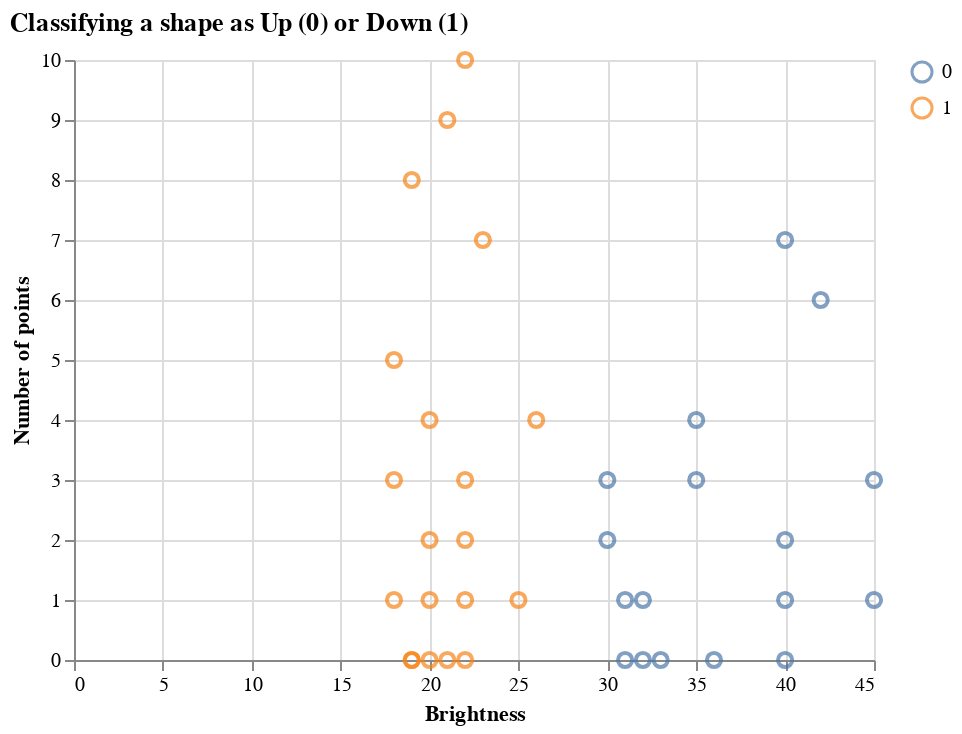

Write notebook code for a chart like this one.
### Markdown cell above
- We clearly have some intuition about which point belongs to which group. 
- But let's try to quantify this (again, so it's easier to understand what Machine Learning is)

### Code cell
chart_trial

### Figure 1 — Vega-Lite specification as saved in the notebook (floating-point values rounded to 4 significant figures)
{"config": {"view": {"continuousWidth": 400, "continuousHeight": 300}, "title": {"anchor": "start"}}, "data": {"name": "data-6178a1bb67ad3b410e7b960d8294f685"}, "mark": {"type": "point", "size": 50}, "encoding": {"color": {"field": "up_down", "title": "", "type": "nominal"}, "x": {"field": "brightness", "title": "Brightness", "type": "quantitative"}, "y": {"field": "points", "title": "Number of points", "type": "quantitative"}}, "title": "Classifying a shape as Up (0) or Down (1)", "$schema": "https://vega.github.io/schema/vega-lite/v4.17.0.json", "datasets": {"data-6178a1bb67ad3b410e7b960d8294f685": [{"brightness": 19, "points": 0, "curve": 0, "up_down": 1}, {"brightness": 20, "points": 0, "curve": 0, "up_down": 1}, {"brightness": 21, "points": 0, "curve": 0, "up_down": 1}, {"brightness": 22, "points": 0, "curve": 0, "up_down": 1}, {"brightness": 22, "points": 3, "curve": 0, "up_down": 1}, {"brightness": 18, "points": 3, "curve": 0, "up_down": 1}, {"brightness": 18, "points": 1, "curve": 1, "up_down": 1}, {"brightness": 19, "points": 0, "curve": 0, "up_down": 1}, {"brightness": 20, "points": 1, "curve": 0, "up_down": 1}, {"brightness": 20, "points": 4, "curve": 0, "up_down": 1}, {"brightness": 20, "points": 2, "curve": 0, "up_down": 1}, {"brightness": 22, "points": 2, "curve": 0, "up_down": 1}, {"brightness": 25, "points": 1, "curve": 0, "up_down": 1}, {"brightness": 22, "points": 1, "curve": 0, "up_down": 1}, {"brightness": 18, "points": 5, "curve": 0, "up_down": 1}, {"brightness": 19, "points": 8, "curve": 0, "up_down": 1}, {"brightness": 21, "points": 9, "curve": 0, "up_down": 1}, {"brightness": 23, "points": 7, "curve": 0, "up_down": 1}, {"brightness": 22, "points": 10, "curve": 0, "up_down": 1}, {"brightness": 26, "points": 4, "curve": 0, "up_down": 1}, {"brightness": 30, "points": 3, "curve": 0, "up_down": 0}, {"brightness": 30, "points": 2, "curve": 0, "up_down": 0}, {"brightness": 45, "points": 1, "curve": 1, "up_down": 0}, {"brightness": 45, "points": 3, "curve": 1, "up_down": 0}, {"brightness": 40, "points": 1, "curve": 1, "up_down": 0}, {"brightness": 40, "points": 2, "curve": 1, "up_down": 0}, {"brightness": 36, "points": 0, "curve": 0, "up_down": 0}, {"brightness": 32, "points": 1, "curve": 0, "up_down": 0}, {"brightness": 40, "points": 0, "curve": 0, "up_down": 0}, {"brightness": 31, "points": 1, "curve": 0, "up_down": 0}, {"brightness": 35, "points": 3, "curve": 0, "up_down": 0}, {"brightness": 31, "points": 0, "curve": 0, "up_down": 0}, {"brightness": 32, "points": 0, "curve": 0, "up_down": 0}, {"brightness": 33, "points": 0, "curve": 0, "up_down": 0}, {"brightness": 40, "points": 7, "curve": 0, "up_down": 0}, {"brightness": 42, "points": 6, "curve": 0, "up_down": 0}, {"brightness": 35, "points": 4, "curve": 0, "up_down": 0}]}}
